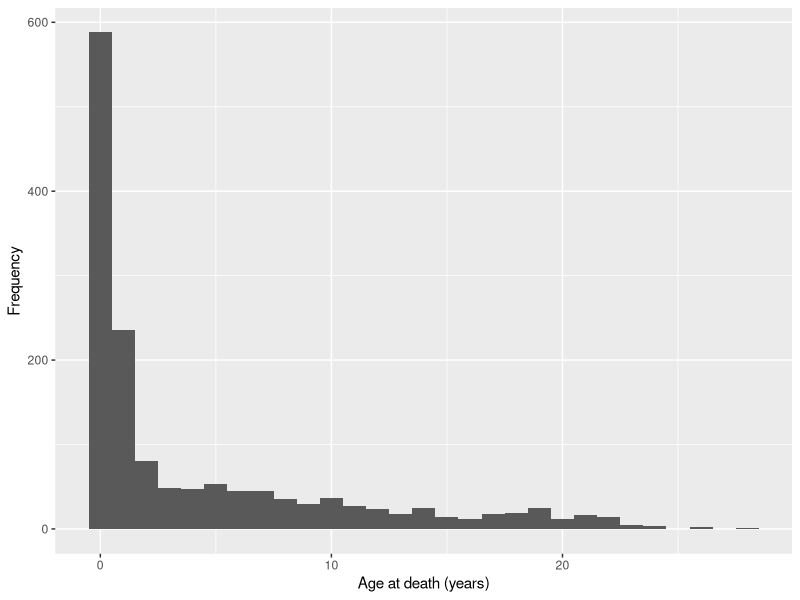
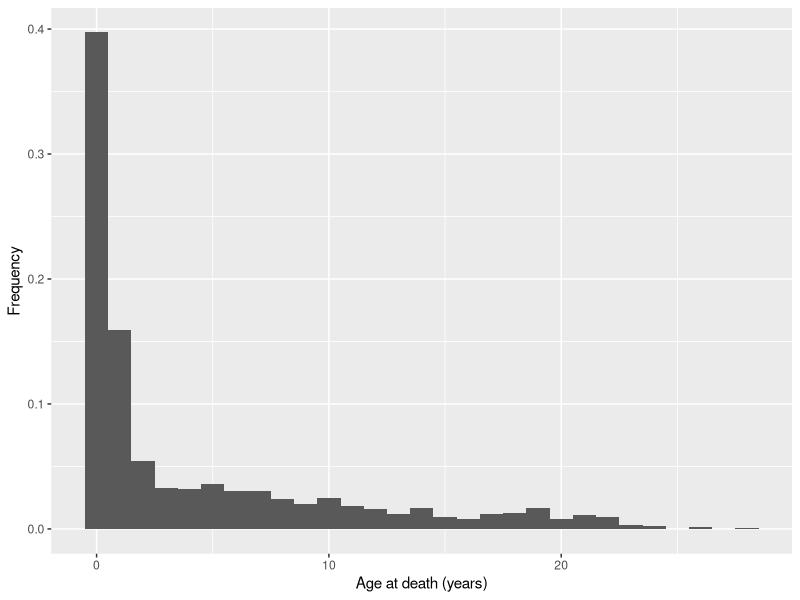
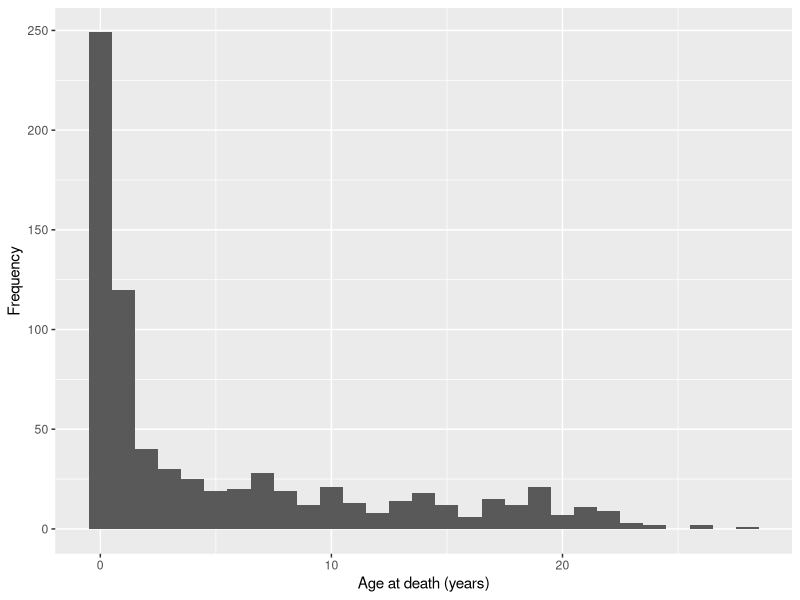
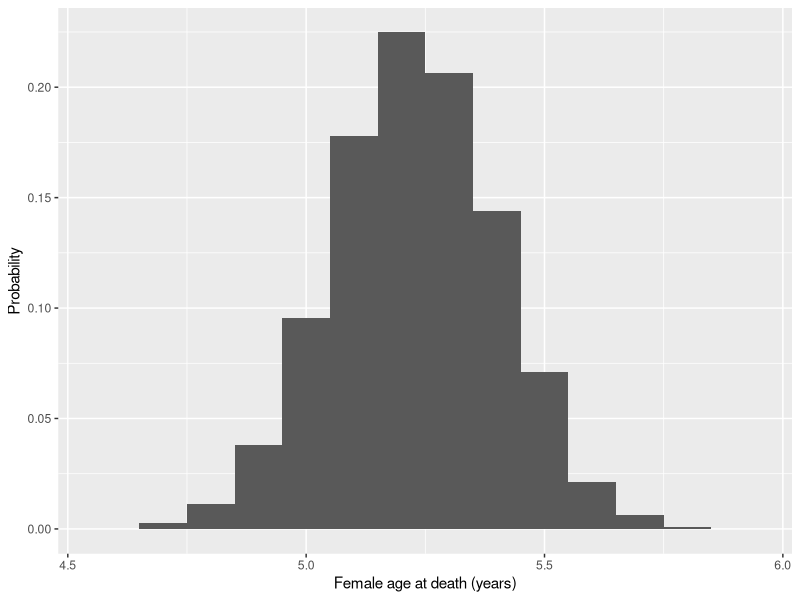
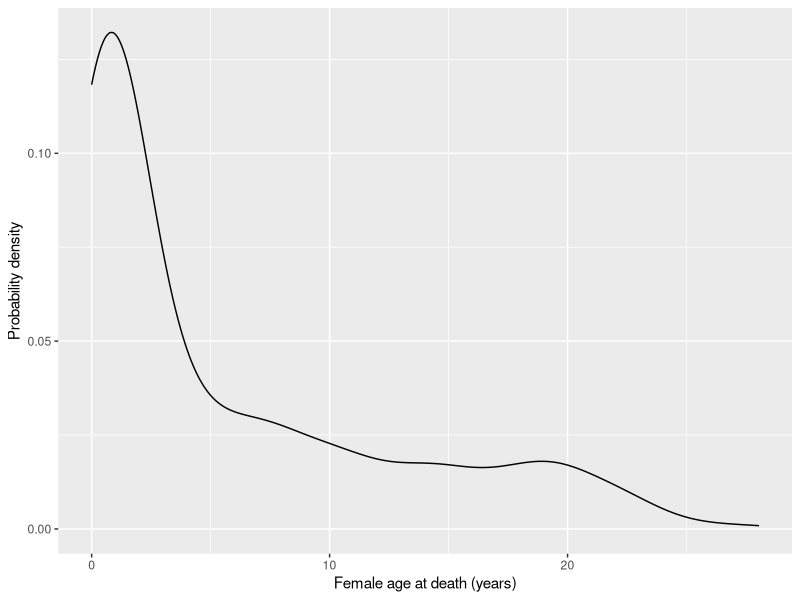

R code for these plots, in order:
## ---- chunk 1
# set working directory for all chunks in this file (default working directory is wherever Rmd file is)
getwd()
library(tidyverse)
## ---- chunk 2
# Importing data
cayo <- read.csv("cayo.csv",header=TRUE)

# viewing the structure of the data
str(cayo)
head(cayo)
## ---- chunk 3
# plotting counts, the function floor() rounds variable to the smallest whole number
p1 <- ggplot(cayo,aes(x=floor(age_at_death))) +
  geom_histogram(binwidth = 1) +
  xlab("Age at death (years)") +
  ylab("Frequency")
p1

# plotting proportions, ..count.. tallies the number of observations per unit (bin) on the x-axis from left to right.
p2 <- ggplot(cayo,aes(x=floor(age_at_death))) +
   geom_histogram(aes(y=..count../sum(..count..)),binwidth = 1) +
   xlab("Age at death (years)") +
   ylab("Frequency")
p2
## ---- chunk 4
# Estimating mean and sd population parameters for age at death
# mean age at death
mu <- mean(cayo$age_at_death)
mu

# standard deviation of age at death
sigma <- sd(cayo$age_at_death)
sigma
## ---- chunk 5
# checking the levels in the variable sex
levels(as.factor(cayo$sex))
## ---- chunk 6
# Estimating the mean age at death and its sd for females
# filtering by females
fem <- filter(cayo,sex=="f")
str(fem)

# mean age at death of females
m_fem <- mean(fem$age_at_death)
m_fem

# standard deviation for females
s_fem <- sd(fem$age_at_death)
s_fem
## ---- chunk 7
# plotting counts
p3 <- ggplot(fem,aes(x=floor(age_at_death))) +
  geom_histogram(binwidth = 1) +
  xlab("Age at death (years)") +
  ylab("Frequency")
p3
## ---- chunk 8
# sample() allows to randomly sample a dataframe
# creating a new object to add the 10,000 sample statistics
r500 <- NULL 

# loop for sampling 500 females at random and estimate the mean age at death
for(i in 1:10000){
  temporarySample <- sample(floor(fem$age_at_death), size = 500,
                                   replace = FALSE)
  r500[i] <- mean(temporarySample)
}

r500 <- as.data.frame(r500)

# viewing the new data frame created
#View(r500)

# plotting the sampling distribution
p4 <- ggplot(r500,aes(x=r500)) +
  geom_histogram(aes(y=..count../sum(..count..)),binwidth = .1) +
  xlab("Female age at death (years)") +
  ylab("Probability")
p4
## ---- chunk 9
# standard error of the mean
se_fem <- s_fem/sqrt(737)
se_fem
## ---- chunk 10
# probability density distribution for females
#geom_density() creates a smooth version of a histogram via kernel interpolation
p5 <- ggplot(fem,aes(age_at_death)) +
  geom_density() +
  xlab("Female age at death (years)") +
  ylab("Probability density")
p5

## ---- chunk 11
# Dying and surviving in a particular age are two mutually exclusive events; we either die or survive. Thus, if we know the probability of dying at a particular age, we can define the probability of not dying (i.e., surviving) at such age. Let’s estimate the probability of surviving for the most vulnerable ages; from birth to 2 years of age.
# frequency table of age at death of females
table(floor(fem$age_at_death))

# proportion of deaths during the first year of life
m0 <- 249/737
m0

# survival during the first year of life
s0 <- 1-m0
s0

# proportion of deaths during the second year of life
m1 <- 120/(737-249)
m1

# survival during the second year of life
s1 <- 1-m1
s1

# probability of surviving from birth to 2 years of age 
s0*s1
## ---- chunk 12
# Hurricane year dataframe for females
# filtering previously created fem dataframe by hurricane year
hurri <- filter(fem, treatment=="hurricane")
str(hurri)

# mean age at death of females
m_hurri <- mean(hurri$age_at_death)
m_hurri

# standard deviation for females
s_hurri <- sd(hurri$age_at_death)
s_hurri
## ---- chunk 13
# frequency table of age at death of females during hurricanes
table(floor(hurri$age_at_death))
## ---- chunk 14
# Hurricane proportions
# proportion of deaths during the first year of life
m0_hurri <- 16/52
m0_hurri

# survival during the first year of life
s0_hurri <- 1-m0_hurri
s0_hurri

# proportion of deaths during the second year of life
m1_hurri <- 10/(52-16)
m1_hurri

# survival during the second year of life
s1_hurri <- 1-m1_hurri
s1_hurri

# probability of surviving from birth to 2 years of age 
s0_hurri*s1_hurri
## ---- chunk 15
# Normal or control year dataframe for females
# filtering previously created fem dataframe by normal or control year
ctrl <- filter(fem, treatment=="control")
str(ctrl)

# mean age at death of females
m_ctrl <- mean(ctrl$age_at_death)
m_ctrl

# standard deviation for females
s_ctrl <- sd(ctrl$age_at_death)
s_ctrl
## ---- chunk 16
# frequency table of age at death of females during normal years
table(floor(ctrl$age_at_death))
## ---- chunk 17
# Hurricane proportions
# proportion of deaths during the first year of life
m0_ctrl <- 233/685
m0_ctrl

# survival during the first year of life
s0_ctrl <- 1-m0_ctrl
s0_ctrl

# proportion of deaths during the second year of life
m1_ctrl <- 110/(685-233)
m1_ctrl

# survival during the second year of life
s1_ctrl <- 1-m1_ctrl
s1_ctrl

# probability of surviving from birth to 2 years of age 
s0_ctrl*s1_ctrl
